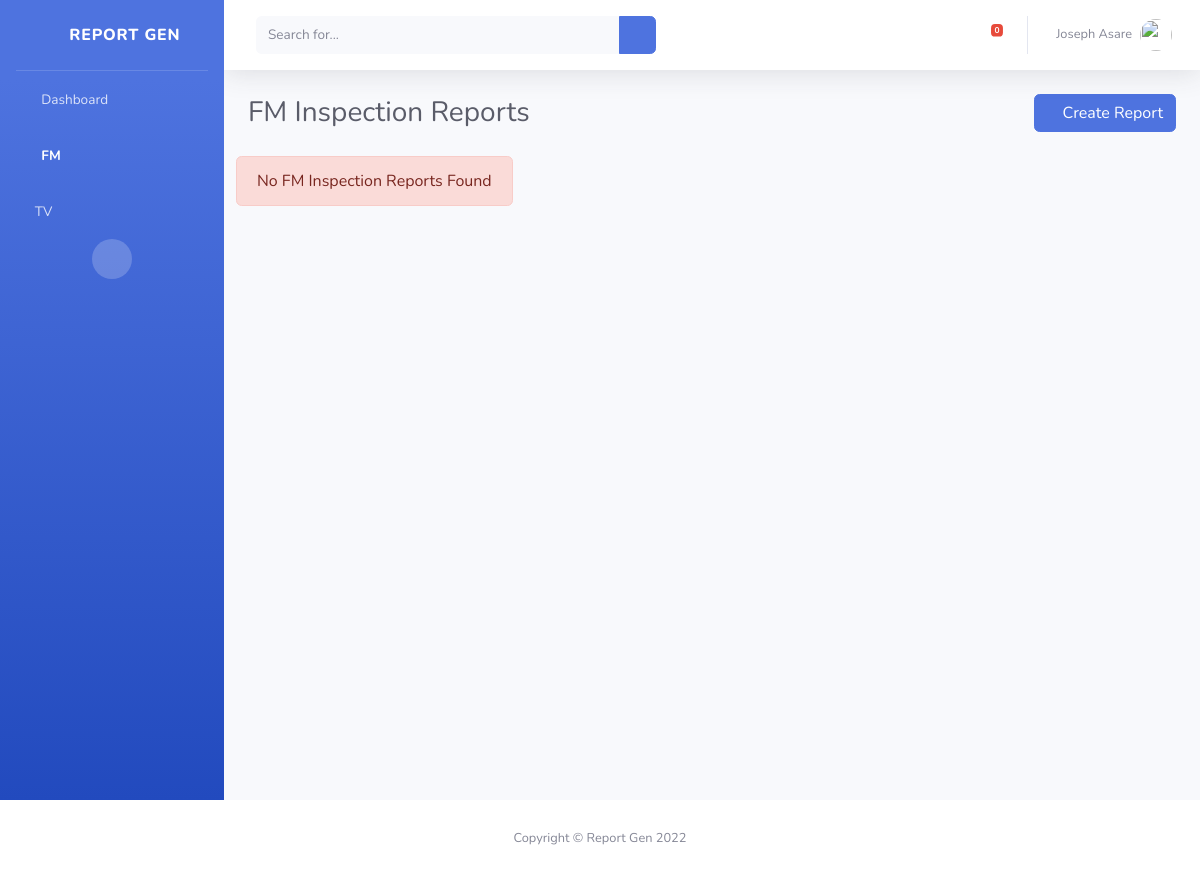
The app's page /fm_general/ (signed in), older data.
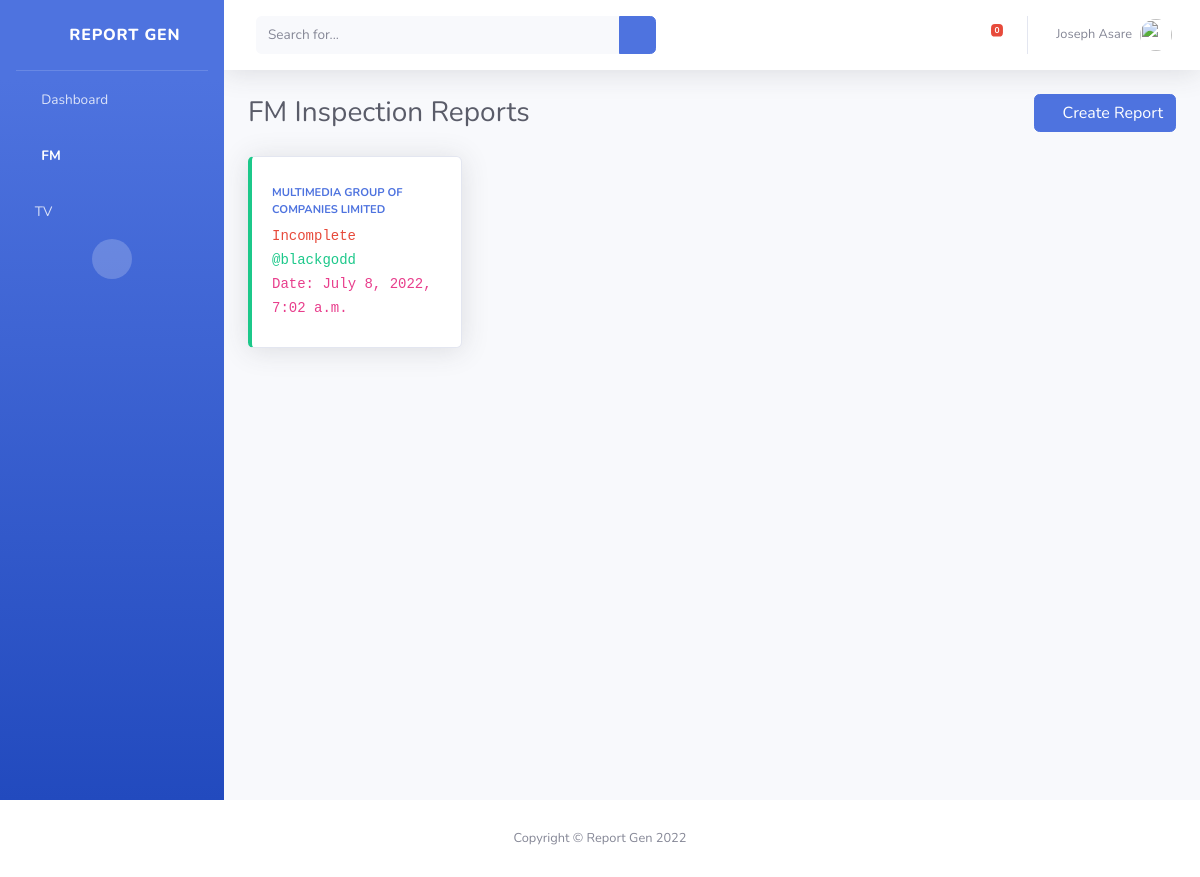
The same page, newer data.
### ease/models.py (models this page shows, shortened)
class FMModel(models.Model):
    created_by = models.ForeignKey('auth.User', on_delete=models.CASCADE)
    name = models.CharField(max_length=100, default="")
    created_at = models.DateTimeField(auto_now_add=True)
    updated_at = models.DateTimeField(auto_now=True)
    name_of_station = models.CharField(max_length=100, default="")
    station_officer = models.CharField(max_length=100,  default="")
    staff_strength = models.IntegerField(default=0)
    security_post = models.BooleanField(default=False)
    security_post_comment = models.TextField(default='', blank=True)
    signage_board = models.BooleanField(default=False)
    signage_board_comment = models.TextField(default='', blank=True)
    epa_permit = models.BooleanField(default=False)
    epa_permit_comment = models.TextField(default='', blank=True)
    fire_permit = models.BooleanField(default=False)
    fire_permit_comment = models.TextField(default='', blank=True)
    lighting_arrestor = models.BooleanField(default=False)
    lighting_arrestor_comment = models.TextField(default='', blank=True)
    aviation_obstruction_light = models.BooleanField(default=False)
    aviation_obstruction_light_comment = models.TextField(
        default='', blank=True)
    mast_earthed = models.BooleanField(default=False)
    mast_earthed_comment = models.TextField(default='', blank=True)
    mast_right_colors = models.BooleanField(default=False)
    mast_right_colors_comment = models.TextField(default='', blank=True)
    directional_antenna = models.BooleanField(default=False)
    directional_antenna_comment = models.TextField(default='', blank=True)
    cavity_filter = models.BooleanField(default=False)
    cavity_filter_comment = models.TextField(default='', blank=True)
    backup_power = models.BooleanField(default=False)
    backup_power_comment = models.TextField(default='', blank=True)
    equipment_sheet = models.BooleanField(default=False)
    equipment_sheet_comment = models.TextField(default='', blank=True)
    on_air_lighting = models.BooleanField(default=False)
    on_air_lighting_comment = models.TextField(default='', blank=True)
    ventillation_equipment = models.BooleanField(default=False)
    ventillation_equipment_comment = models.TextField(
        default='', blank=True, null=True)
    acoustic_panel = models.BooleanField(default=False)
    acoustic_panel_comment = models.TextField(default='', blank=True)
    secure_door = models.BooleanField(default=False)
    secure_door_comment = models.TextField(default='', blank=True)
    reception = models.BooleanField(default=False)
    reception_comment = models.TextField(default='', blank=True)
    mast_height = models.FloatField(
        default=0.0,)
    antenna_gain = models.FloatField(
        default=0.0, )
    make_and_model_antenna = models.CharField(max_length=100, default='')
    operating_frequency = models.FloatField(
        default=0.0,)
    physical_location = models.CharField(max_length=100, default='')
    coords = models.CharField(max_length=100, default='')
    ghana_post_gps = models.CharField(max_length=100, default='')
    comments_remarks = models.TextField(default='', blank=True)
    completed = models.BooleanField(default=False)

### ease/views.py (the view, shortened to what this page needs)
# urls.py: path('fm_general/', views.fm_general, name='fm_general'),
@login_required(login_url=LOGIN_URL, redirect_field_name=REDIRECT_FIELD_NAME)
def fm_general(request):
    try:
        fm_models = FMModel.objects.all().order_by('created_at')
        fm_models_serialized = serializers.serialize("json", fm_models)
        notification_count = NotificationModel.objects.filter(
            user=request.user, seen=False).count()
        notifications = NotificationModel.objects.filter(
            user=request.user, seen=False).order_by('created_at')
        return render(request, 'ease/fm.html', {'fm_models': fm_models, 'user': request.user, 'fm_models_serialize': fm_models_serialized, 'notification_count': notification_count, 'notifications': notifications})
    except Exception as e:
        print(e)
        return render(request, 'ease/fm.html', {'error': "Something went wrong"})

### ease/templates/ease/fm.html (shortened to what the changed rows need)
<!DOCTYPE html>
<html lang="en">
{%load static%}
{%include "ease/header.html"%}
<body id="page-top">
    <div id="wrapper">
        <div id="content-wrapper" class="d-flex flex-column">
            <div id="content">
                <div class="container-fluid">
                    <div class="d-sm-flex align-items-center justify-content-between mb-4">
                        <h1 class="h3 mb-0 text-gray-800">FM Inspection Reports</h1>
                    </div>
                    <div class="row">
                        {% if  error%}
                          <div class="alert alert-danger" role="alert">
                                              {{error}}
                                            </div>
                        {% else %}
                        {% if fm_models%}
                           {% for fm in fm_models  %}
                        <div class="col-xl-3 col-md-6 mb-4 " style="cursor:pointer;" >
                            <div class="card border-left-success shadow h-100 py-2">
                                <div class="card-body">
                                    <div class="row no-gutters align-items-center">
                                        <div class="col mr-2">
                                            <div class="text-xs font-weight-bold text-success text-uppercase mb-1 station" id="{{fm.id}}">
                                                <a href="#">{{fm.name_of_station}}</a></div>
                                            <div class="p mb-0 font-weight text-gray">{% if completed %}<code class="text-success">Complete</code>{% else %}<code class="text-danger">Incomplete</code>{% endif %}</div>
                                        </div>
                                    </div>
                                        <code class="text-success" >@{{fm.created_by}}</code> <br>
                                        <code>Date: {{fm.created_at}}</code>
                                </div>
                            </div>
                        </div>
                            {% endfor %}
                        {% else %}
                        <div class="alert alert-danger" role="alert">
                                               No FM Inspection Reports Found
                                            </div>
                        {% endif %}
                        {% endif %}
                    </div>
                </div>
            </div>
        </div>
    </div>
</body>
</html>

Row changes from the older to the newer data that the page shows:
added FMModel: name_of_station "MULTIMEDIA GROUP OF COMPANIES LIMITED", created_by "blackgodd", created_at "July 8, 2022, 7:02 a.m."
Text that changed along with them:
text no longer shown: "No FM Inspection Reports Found"
